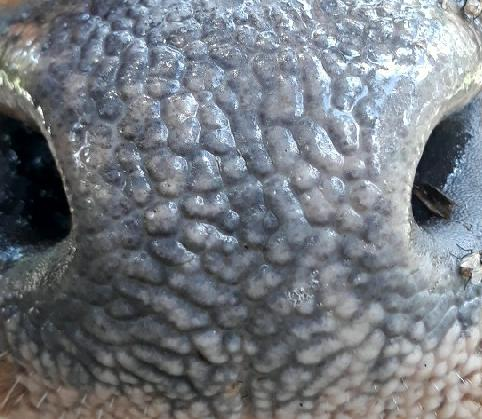
#> input picture cattle.jpg, 482 x 419 px
$ python 2.py
#> lines starting #> are read from the running program, lines starting #| are printed output that depends on the picture
import cv2
import numpy as np
import matplotlib.pyplot as plt

image = cv2.imread('cattle.jpg')
#> image is the input picture: shape (419, 482, 3); mean B, G, R 127.8, 121.4, 116.4
image
image.shape
plt.imshow(image)
plt.show()

image = cv2.cvtColor(image, cv2.COLOR_RGB2BGR)
image = cv2.cvtColor(image, cv2.COLOR_RGB2GRAY)
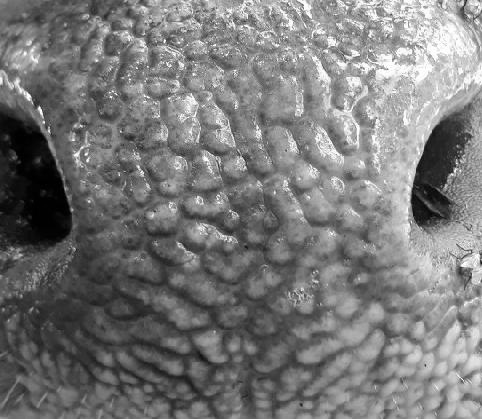
#> image: shape (419, 482); min 0, max 255, mean 120.6
image
image.shape
fig, ax = plt.subplots(1, figsize=(12,8))
plt.imshow(image)


image = cv2.imread('cattle.jpg')
image = cv2.cvtColor(image, cv2.COLOR_RGB2BGR)
image
image.shape
fig, ax = plt.subplots(1, figsize=(12,8))
plt.imshow(image)


'''
Make the Kernel and apply convolution
let’s make a kernel
for blurring the image. We will use Numpy to build a 3×3 matrix of ones, and
divide it by 9, as shown in Fig.1. filter2D() function gives the convolution of the input array and kernel.
'''

abc=np.ones((3,3))
abc

kernel = np.ones((3, 3), np.float32) / 9
kernel

image = cv2.imread('cattle.jpg')
img = cv2.filter2D(image, -1, kernel)
fig, ax = plt.subplots(1,2,figsize=(10,6))
ax[0].imshow(image)
ax[1].imshow(img)

img.shape
image.shape


#Following is the code for having sharpening in the image,

import cv2
import numpy as np
import matplotlib.pyplot as plt
image = cv2.imread('cattle.jpg')
image = cv2.cvtColor(image, cv2.COLOR_BGR2RGB)
image

kernel = np.array([[0, -1, 0],
                   [-1, 5, -1],
                   [0, -1, 0]])

img = cv2.filter2D(image, -1, kernel)
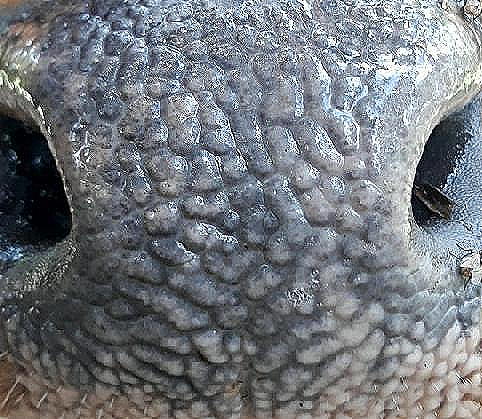
#> img: shape (419, 482, 3); mean R, G, B 114.7, 119.1, 124.9
fig, ax = plt.subplots(1,2,figsize=(10,6))
ax[0].imshow(image)
ax[1].imshow(img)


#For implementing image embossing, we have to follow the same procedure as explained in box blur. The only change is in its kernel.

import cv2
import numpy as np
import matplotlib.pyplot as plt
image = cv2.imread('cattle.jpg')

image = cv2.cvtColor(image, cv2.COLOR_BGR2RGB)
kernel = np.array([[-2, -1, 0],
                   [-1, 1, 1],
                   [0, 1, 2]])
img = cv2.filter2D(image, -1, kernel)
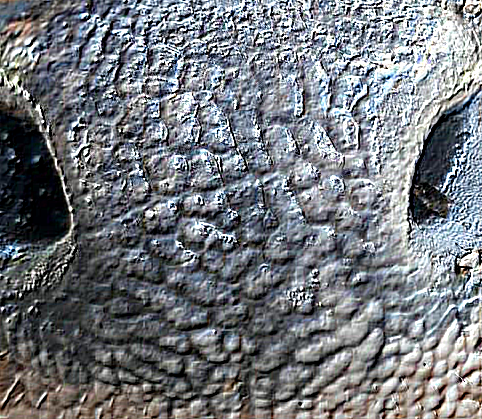
#> img: shape (419, 482, 3); mean R, G, B 116, 119.8, 125.1
fig, ax = plt.subplots(1,2,figsize=(10,6))
ax[0].imshow(image)
ax[1].imshow(img)
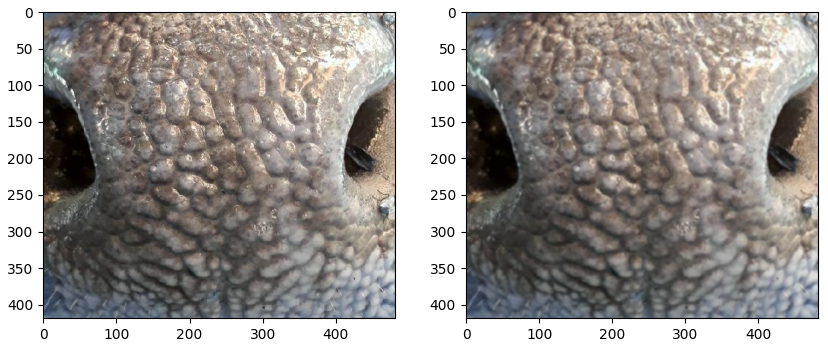
#> figure drawn by matplotlib, 2 panels; B, G, R data is drawn as R, G, B

$ run again, with dog.jpg copied over cattle.jpg
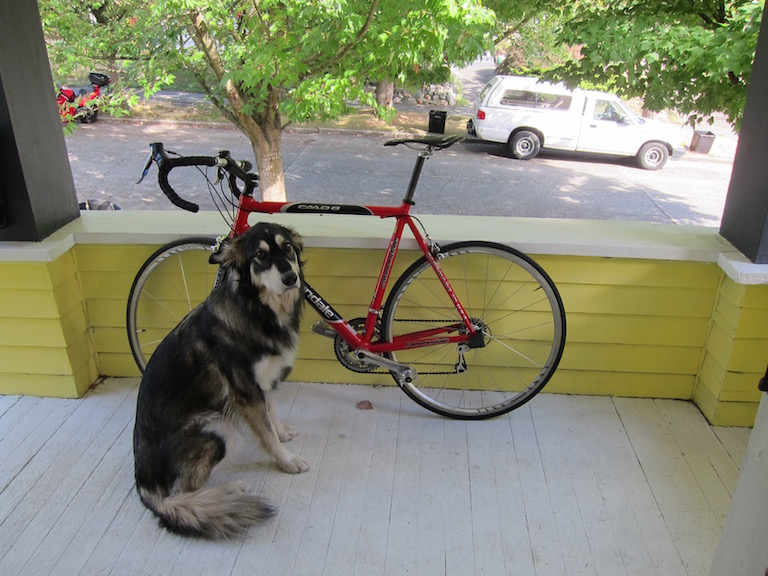
#> input picture dog.jpg, 768 x 576 px
#> image is the input picture: shape (576, 768, 3); mean B, G, R 114.1, 135.7, 134.4
#> `img = cv2.filter2D(image, -1, kernel)`:
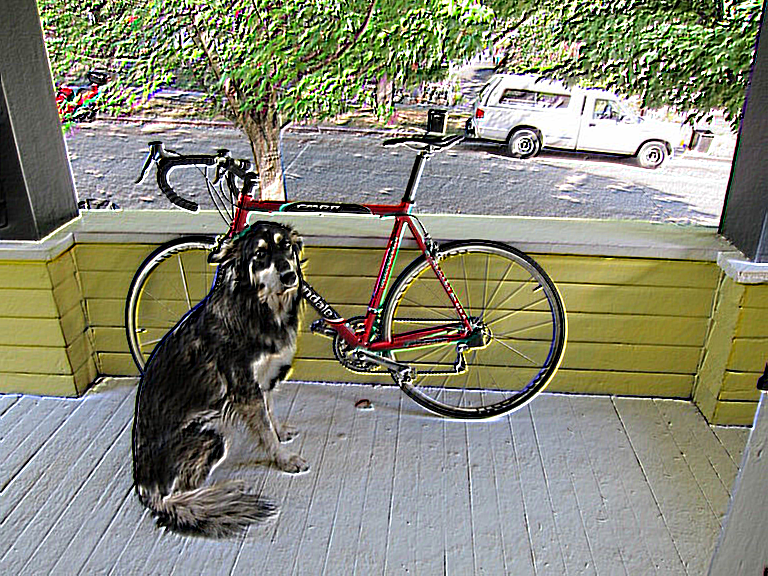
#> img: shape (576, 768, 3); mean R, G, B 134.7, 135.6, 117.2
#> `ax[1].imshow(img)`:
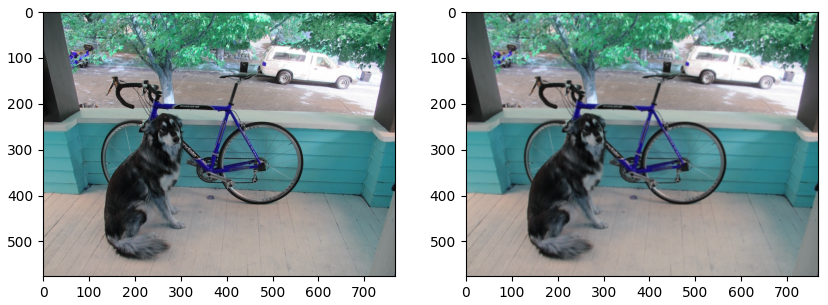
#> figure drawn by matplotlib, 2 panels; B, G, R data is drawn as R, G, B

$ run again, with eagle.jpg copied over cattle.jpg
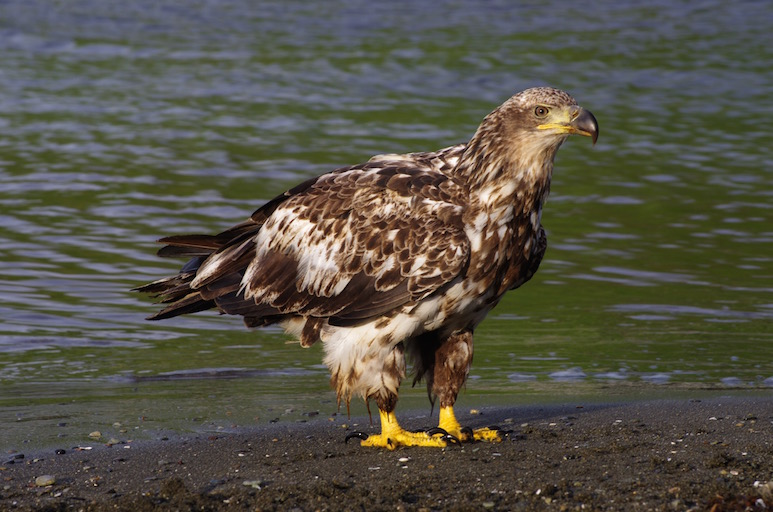
#> input picture eagle.jpg, 773 x 512 px
#> image is the input picture: shape (512, 773, 3); mean B, G, R 70.8, 82, 85.2
#> `img = cv2.filter2D(image, -1, kernel)`:
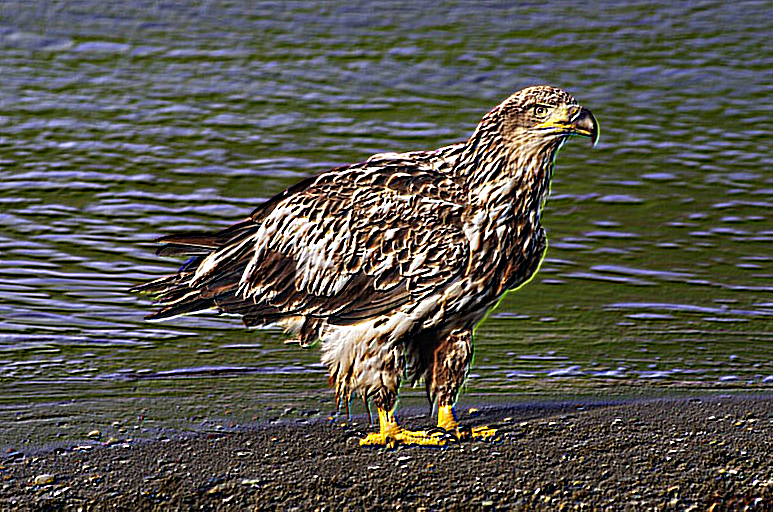
#> img: shape (512, 773, 3); mean R, G, B 86.1, 84.4, 76.1
#> `ax[1].imshow(img)`:
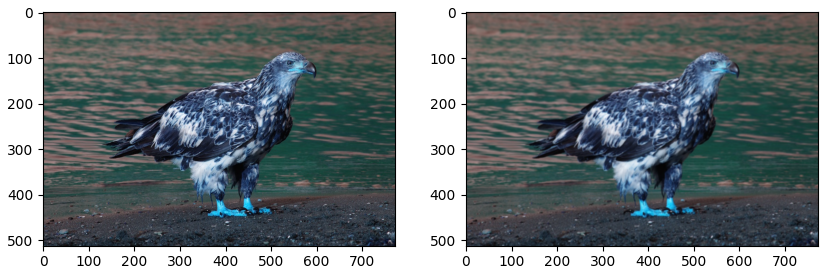
#> figure drawn by matplotlib, 2 panels; B, G, R data is drawn as R, G, B

$ run again, with giraffe.jpg copied over cattle.jpg
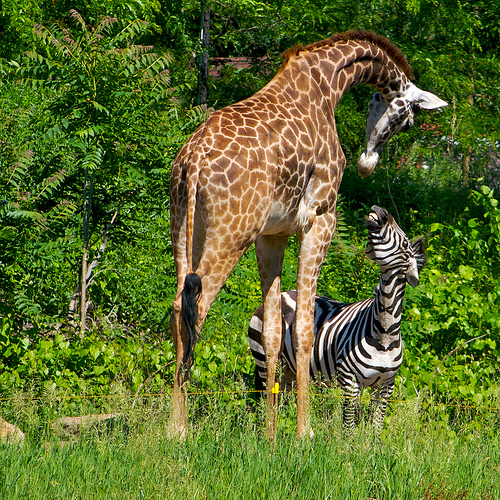
#> input picture giraffe.jpg, 500 x 500 px
#> image is the input picture: shape (500, 500, 3); mean B, G, R 42.3, 107.9, 91.8
#> `image = cv2.cvtColor(image, cv2.COLOR_RGB2GRAY)`:
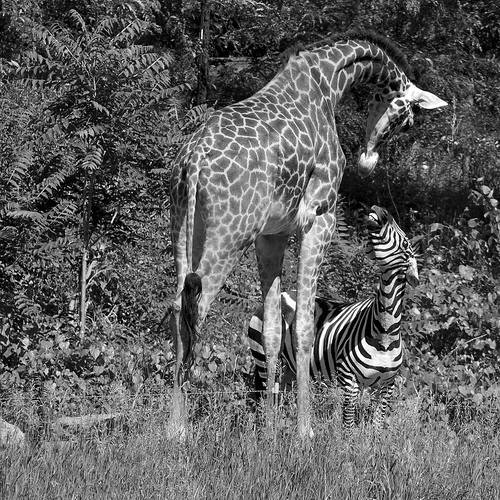
#> image: shape (500, 500); min 0, max 255, mean 95.6
#> `img = cv2.filter2D(image, -1, kernel)`:
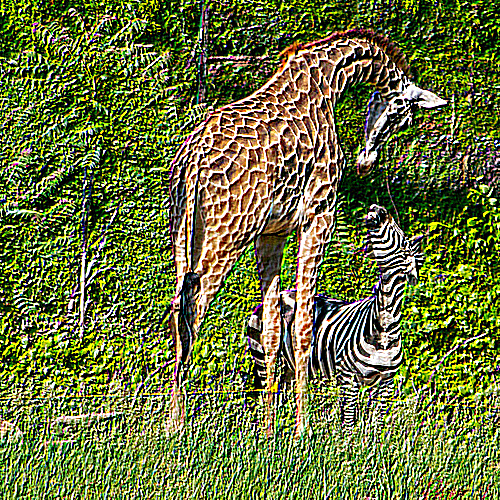
#> img: shape (500, 500, 3); mean R, G, B 106.5, 115.1, 62.9
